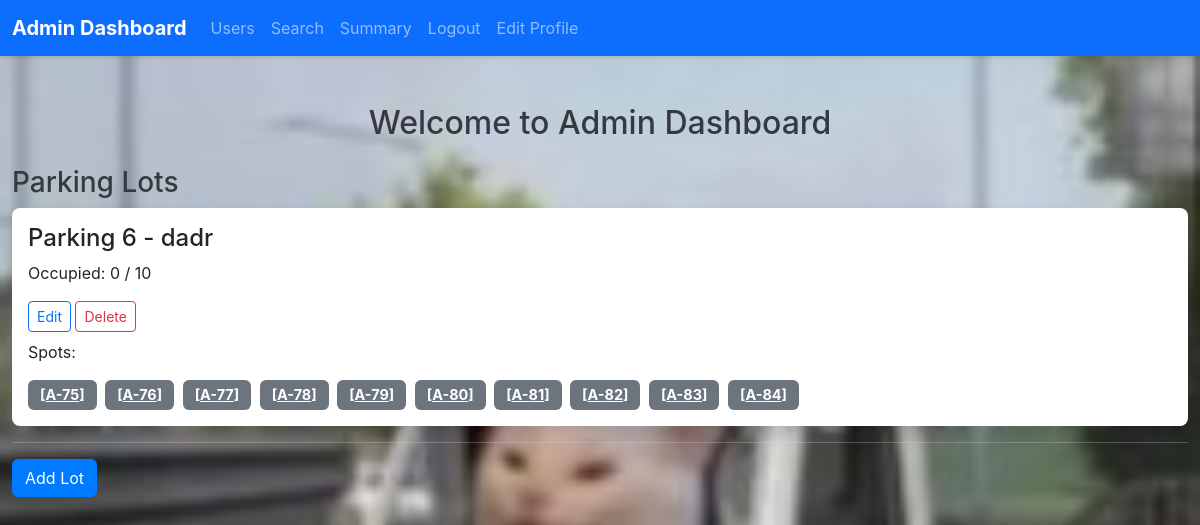
Page /admin/dashboard (signed in) on the committed database.
### tables this page shows
CREATE TABLE Parking_lot(
              id INTEGER PRIMARY KEY AUTOINCREMENT,
              prime_location_name TEXT NOT NULL,
              Price INTEGER NOT NULL,
              Address TEXT NOT NULL,
              Pincode INTEGER NOT NULL,
              maximum_number_of_spots INTEGER NOT NULL);

CREATE TABLE Parking_spot(
              id INTEGER PRIMARY KEY AUTOINCREMENT,
              lot_id INTEGER NOT NULL,
              status TEXT CHECK(status in ('A','O')) DEFAULT 'A',
              FOREIGN KEY (lot_id) REFERENCES Parking_lot(id));

### app.py (the view)
@app.route("/admin/dashboard")
def admind():
    if session.get('role')!='admin':
        return 'Unauthorized user'
    conn=databaseconn()
    cursor=conn.cursor()
    cursor.execute("""select pl.*,
                   (select count(*) from Parking_spot ps where ps.lot_id=pl.id and ps.status='A') as Available,
                   (select count(*) from Parking_spot ps where ps.lot_id=pl.id and ps.status='O') as Occupied
                   from Parking_lot pl""")
    lots=cursor.fetchall()
    full_lots=[]
    for lot in lots:
        cursor.execute("""select * from Parking_spot where lot_id=?""",(lot['id'],))
        spots=cursor.fetchall()
        full_lots.append({'lot':lot,'spots':spots})
    conn.close()
    return render_template('admin_dashboard.html',lots=full_lots)

### app.py (called while the page is built)
def databaseconn():
    conn = sqlite3.connect("data/parking.db")
    conn.row_factory = sqlite3.Row
    cursor = conn.cursor()
    cursor.execute("PRAGMA foreign_keys = OFF;")
    return conn

### templates/admin_dashboard.html (shortened to what this page needs)
<!DOCTYPE html>
<html lang="en">
<head>
    <link href="https://cdn.jsdelivr.net/npm/bootstrap@5.3.3/dist/css/bootstrap.min.css" rel="stylesheet">
    <link rel="stylesheet" href="/static/styles.css">
</head>
<body style="background-image: url(/static/fun.jpg);background-size: cover;background-repeat: no-repeat;background-attachment: fixed;">
    <nav class="navbar navbar-expand-lg navbar-dark bg-primary">
        <div class="container-fluid">
            <a class="navbar-brand" href="/admin/dashboard">Admin Dashboard</a>
            <div class="collapse navbar-collapse" id="navbarNav">
                <ul class="navbar-nav">
                    <li class="nav-item"><a class="nav-link" href="/admin/users">Users</a></li>
                    <li class="nav-item"><a class="nav-link" href="/admin/search">Search</a></li>
                    <li class="nav-item"><a class="nav-link" href="/admin/summary">Summary</a></li>
                    <li class="nav-item"><a class="nav-link" href="/logout">Logout</a></li>
                    <li class="nav-item"><a class="nav-link" href="/{{ session['role'] }}/edit_profile">Edit Profile</a></li>
                </ul>
            </div>
        </div>
    </nav>
    <div class="container mt-5">
        <h2 class="text-center mb-4">Welcome to Admin Dashboard</h2>
        <h3>Parking Lots</h3>
        {% for item in lots %}
        <div class="card mb-3 shadow">
            <div class="card-body">
                <h4 class="card-title">Parking {{ item.lot['id'] }} - {{ item.lot['prime_location_name'] }}</h4>
                <p class="card-text">Occupied: {{ item.lot['Occupied'] }} / {{ item.lot['maximum_number_of_spots'] }}</p>
                <div class="mb-2">
                    <a href="/admin/edit_lot/{{ item.lot['id'] }}" class="btn btn-sm btn-outline-primary">Edit</a>
                    <a href="/admin/delete_lot/{{ item.lot['id'] }}" class="btn btn-sm btn-outline-danger">Delete</a>
                </div>
                <p class="card-text">Spots:</p>
                {% for spot in item.spots %}
                <a href="/admin/spot/{{ spot['id'] }}" class="badge bg-secondary me-1">[{{ spot['status'] }}-{{ spot['id'] }}]</a>
                {% endfor %}
            </div>
        </div>
        <hr>
        {% endfor %}
        <a href="/admin/add_lot" class="btn btn-primary">Add Lot</a>
    </div>
</body>
</html>

### static/styles.css (style rules this page uses)
body { font-family: -apple-system, BlinkMacSystemFont, 'Segoe UI', Arial, sans-serif; background-color: #f8f9fa; }
h1, h2, h3, h4 { color: #343a40; }
.navbar { box-shadow: 0 2px 4px rgba(0, 0, 0, 0.1); }
.navbar-brand { font-weight: 700; }
.nav-link { transition: color 0.3s; }
.btn-primary { background-color: #007bff; border-color: #007bff; transition: background-color 0.3s; }
.btn-outline-primary { transition: background-color 0.3s, color 0.3s; }
.btn-outline-danger { transition: background-color 0.3s, color 0.3s; }
.card { border: none; border-radius: 0.5rem; transition: transform 0.3s; }
.badge { font-size: 0.9rem; padding: 0.5rem 0.75rem; transition: background-color 0.3s; }
hr { border-color: #dee2e6; }
.container { max-width: 1200px; }

### rows in the picture
Parking_lot: lot.id "6", lot.prime_location_name "dadr", lot.maximum_number_of_spots "10"
Parking_spot: status "A", id "75"
Parking_spot: status "A", id "76"
Parking_spot: status "A", id "77"
Parking_spot: status "A", id "78"
Parking_spot: status "A", id "79"
Parking_spot: status "A", id "80"
Parking_spot: status "A", id "81"
Parking_spot: status "A", id "82"
Parking_spot: status "A", id "83"
Parking_spot: status "A", id "84"

### other values in the picture
{{ item.lot['Occupied'] }} "0"
